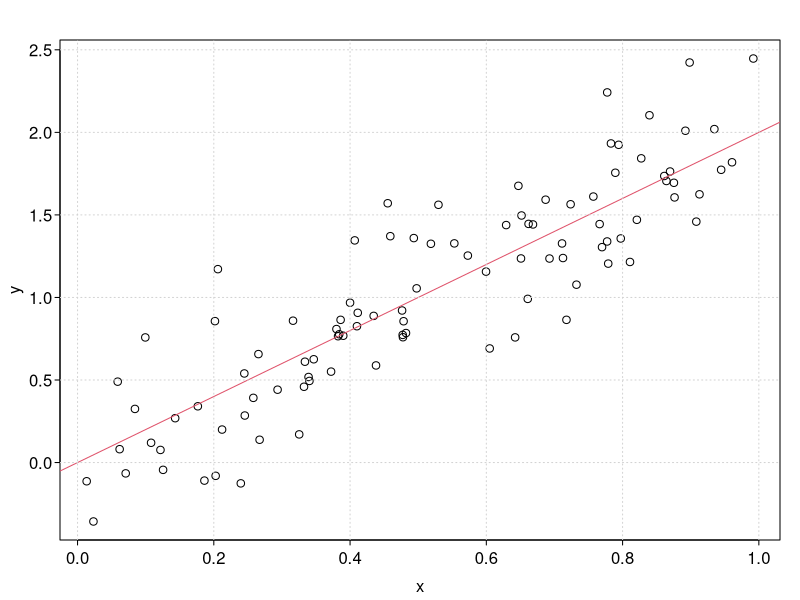
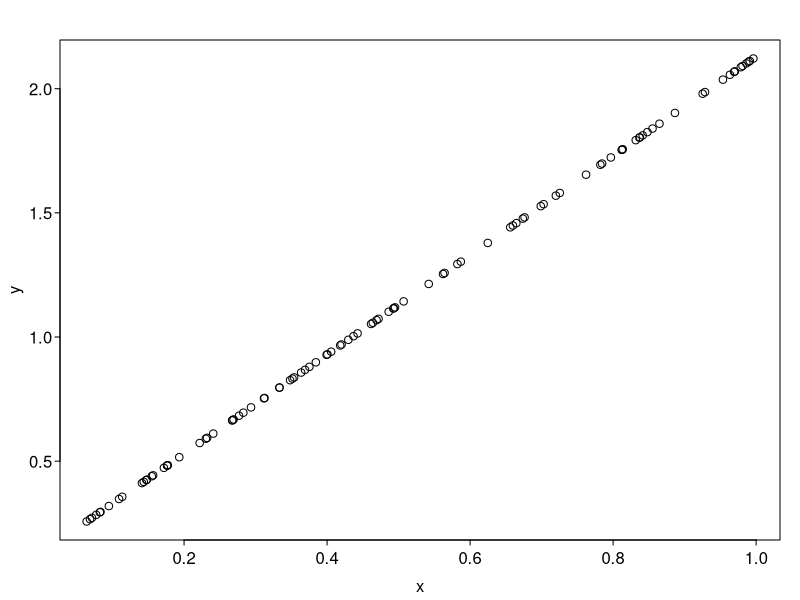

The R script that drew these images, in order: (Note: this script raises an error after producing the figures.)
## ---- chunk 1
set.seed(1)
knitr::opts_chunk$set(echo       = TRUE, 
                      fig.align  = "center",
                      fig.height = 3, 
                      fig.width  = 4)
knitr::opts_knit$set(global.par = TRUE)
ggplot2::theme_set(ggplot2::theme_bw() + ggplot2::theme(strip.background = ggplot2::element_rect(fill = "white")))
## ---- chunk 2
par(mar = c(3, 3, 2, 1),
mgp = c(1.8, 0.4, 0), 
las = 1,
tcl = -.25)
## ---- chunk 3
    n <- 100
    sigma2 <- 0.1
    beta0 <- 0
    beta1 <- 2
    x <- runif(n)
    eps <- rnorm(n, mean = 0, sd = sqrt(sigma2))
    y <- beta0 + beta1 * x + eps
    
    plot(x, y)
    abline(a = beta0, b = beta1, col = 2)
    grid()
## ---- chunk 4
    #' @title Simulate SLR
    #' 
    #' @description Simulate response values from the normal simple
    #'     linear regression model.
    #' 
    #' @param n The sample size
    #' @param x The values of the predictor variable for the \code{n}
    #'    individuals. 
    #' @param beta0 The y-intercept.
    #' @param beta1 The slope.
    #' @param sigma2 The error variance.
    #' 
    #' @return A vector of length n. The values of the response variable.
    #' 
    #' @author David Gerard
    #' 
    #' @examples
    #' n <- 100
    #' x <- runif(n)
    #' beta0 <- 0
    #' beta1 <- 2
    #' sigma2 <- 0.5
    #' y <- simreg(n = n, x = x, beta0 = beta0, beta1 = beta1, sigma2 = sigma2)
    #' plot(x, y)
    #' abline(a = beta0, b = beta1)
    simreg <- function(n, x, beta0, beta1, sigma2) {
      eps <- stats::rnorm(n = n, mean = 0, sd = sqrt(sigma2))
      y <- beta0 + beta1 * x + eps
      return(y)
    }
## ---- chunk 5
    n <- 100
    sigma2 <- 0.1
    beta0 <- 0
    beta1 <- 2
    x <- runif(n)
    y <- simreg(n = 1, x = x, beta0 = beta0, beta1 = beta1, sigma2 = sigma2)
## ---- chunk 6
    plot(x, y)
## ---- chunk 7
    x <- 10
    stopifnot(x == 10)
    stopifnot(x > 20)
## ---- chunk 8
    if (x != 10) {
      stop("x is not 10")
    }
## ---- chunk 9
    simreg <- function(n, x, beta0, beta1, sigma2) {
      ## Check input
      stopifnot(length(x) == n)
      
      ## Simulate y
      eps <- stats::rnorm(n = n, mean = 0, sd = sqrt(sigma2))
      y <- beta0 + beta1 * x + eps
      return(y)
    }
## ---- chunk 10
    y <- simreg(n = 1, x = x, beta0 = beta0, beta1 = beta1, sigma2 = sigma2)
## ---- chunk 11
    simreg <- function(n, x, beta0, beta1, sigma2) {
      ## Check input
      if (length(x) != n) {
        warning("n not equal to length(x). Recycling error terms.")
      }
      
      ## Simulate y
      eps <- stats::rnorm(n = n, mean = 0, sd = sqrt(sigma2))
      y <- beta0 + beta1 * x + eps
      return(y)
    }
    y <- simreg(n = 1, x = x, beta0 = beta0, beta1 = beta1, sigma2 = sigma2)
## ---- chunk 12
    library(testthat)
    local_edition(3)
## ---- chunk 13
    x <- 10
    y <- 10
    expect_equal(x, y)
## ---- chunk 14
    expect_equal(10, 10 + 10^-8)
    expect_equal(10, 10 + 10^-5)
    expect_equal(10, 10 + 10^-5, tolerance = 10^-4)
## ---- chunk 15
    ## Bad
    expect_equal(10, 10, 10)
    ## Because this will also run OK (tolerance = 10)
    expect_equal(10, 2, 10)
## ---- chunk 16
    local_edition(3) ## not necessary for package
    names(x) <- "hello"
    expect_equal(x, y)
    expect_equal(x, y, ignore_attr = TRUE)
## ---- chunk 17
    expect_match("hello", "ll")
    expect_match("helo", "ll")
## ---- chunk 18
    simreg <- function(n, x, beta0, beta1, sigma2) {
      ## Check input
      stopifnot(length(x) == n)
      
      ## Simulate y
      eps <- stats::rnorm(n = n, mean = 0, sd = sqrt(sigma2))
      y <- beta0 + beta1 * x + eps
      return(y)
    }
    
    x <- runif(100)
    beta0 <- 0
    beta1 <- 2
    sigma2 <- 0.5
    expect_error(simreg(n = 1, 
                        x = x, 
                        beta0 = beta0, 
                        beta1 = beta1, 
                        sigma2 = sigma2))
## ---- chunk 19
    expect_error(simreg(n = length(x), 
                        x = x, 
                        beta0 = beta0, 
                        beta1 = beta1, 
                        sigma2 = sigma2), 
                 regexp = NA)
## ---- chunk 20
    local_edition(3)
    expect_type(1, "double")
    expect_type(1L, "integer")
    expect_type("1", "character")
    expect_type(TRUE, "logical")
## ---- chunk 21
    y <- simreg(n = length(x), x = x, beta0 = beta0, beta1 = beta1, sigma2 = sigma2)
    lmout <- lm(y ~ x)
    expect_s3_class(object = lmout, class = "lm")
## ---- chunk 22
    expect_true(3 == 3)
## ---- chunk 23
    x <- runif(1000000)
    beta0 <- 0
    beta1 <- 2
    sigma2 <- 0.5
    y <- simreg(n = length(x), x = x, beta0 = beta0, beta1 = beta1, sigma2 = sigma2)
    lmout <- lm(y ~ x)
    expect_equal(coef(lmout)[[2]], beta1, tolerance = 0.01)
## ---- chunk 24
    test_that("simreg() output is consistent", {
      set.seed(991)
      x <- runif(1000000)
      beta0 <- 0
      beta1 <- 2
      sigma2 <- 0.5
      y <- simreg(n = length(x), x = x, beta0 = beta0, beta1 = beta1, sigma2 = sigma2)
      lmout <- lm(y ~ x)
      expect_equal(coef(lmout)[[2]], beta1, tolerance = 0.001)
      
      expect_equal(length(x), length(y))
    })
